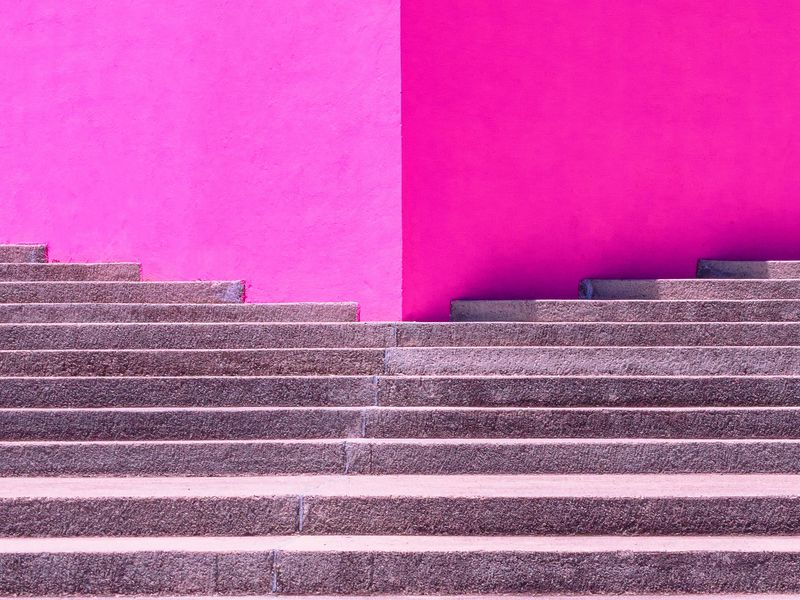
#> input picture blur/images.jpeg, 800 x 600 px
$ python filtreler.py
#> lines starting #> are read from the running program, lines starting #| are printed output that depends on the picture
# -*- coding: utf-8 -*-

import cv2
img = cv2.imread("images.jpeg")
#> img is the input picture: shape (600, 800, 3); mean B, G, R 166.2, 89.8, 195.4

gausian = cv2.GaussianBlur(img, (5,5), 0)

median = cv2.medianBlur(img, 5)
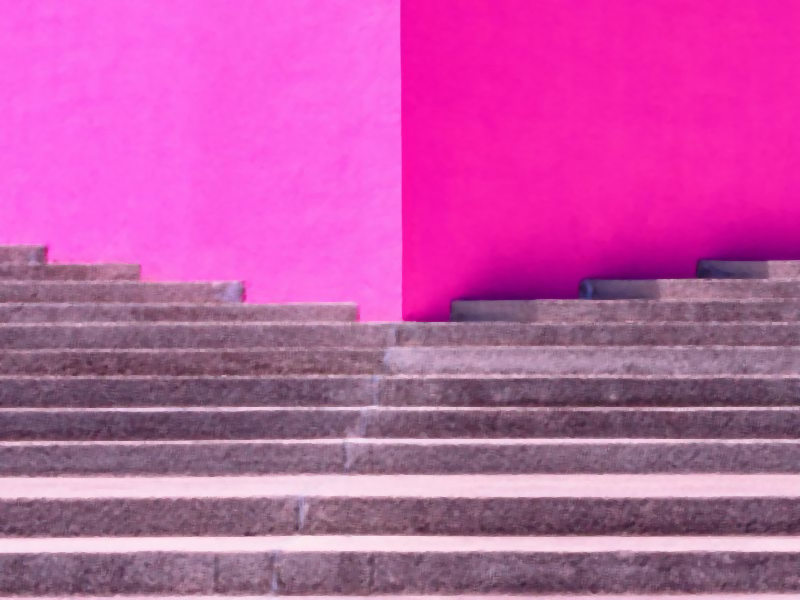
#> median: shape (600, 800, 3); mean B, G, R 165.7, 89.3, 195.1

bilatera = cv2.bilateralFilter(img, 9, 75, 75)

blur = cv2.blur(img, (5,5))

cv2.imshow("img",img)
cv2.imshow("gaussian",gausian)
cv2.imshow("median",median)
cv2.imshow("bilatera",bilatera)
cv2.imshow("blur",blur)
cv2.waitKey()

cv2.destroyAllWindows()

$ run again, with blur/1.jpg copied over blur/images.jpeg
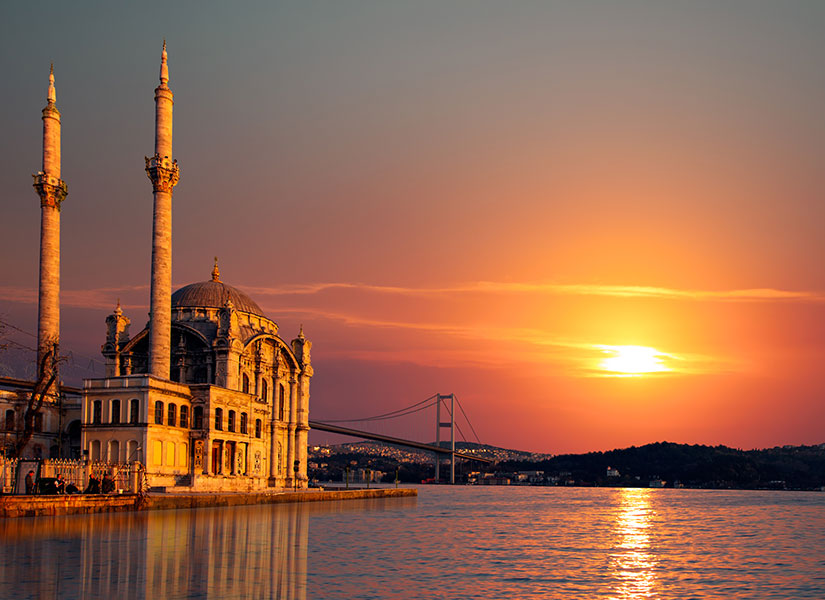
#> input picture blur/1.jpg, 825 x 600 px
#> img is the input picture: shape (600, 825, 3); mean B, G, R 78.6, 102.3, 150.3
#> `median = cv2.medianBlur(img, 5)`:
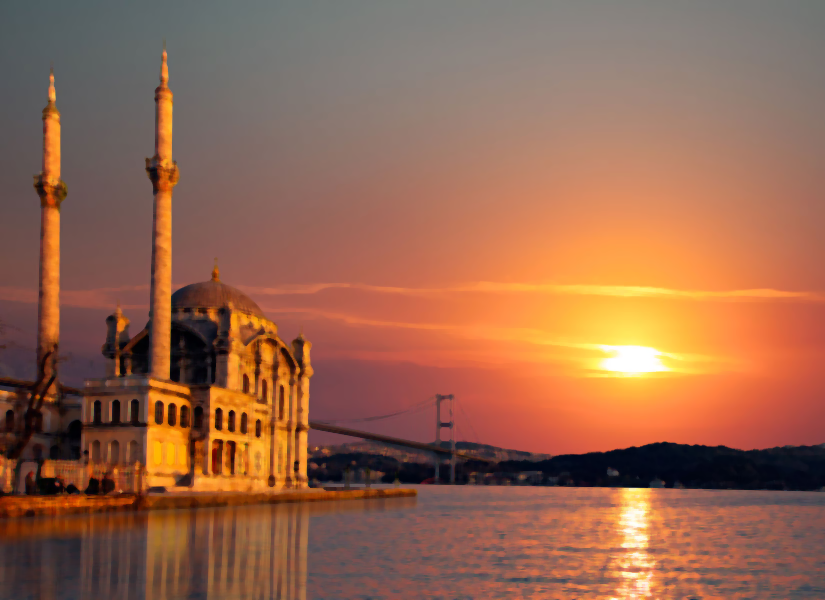
#> median: shape (600, 825, 3); mean B, G, R 78.4, 102.2, 150.5
